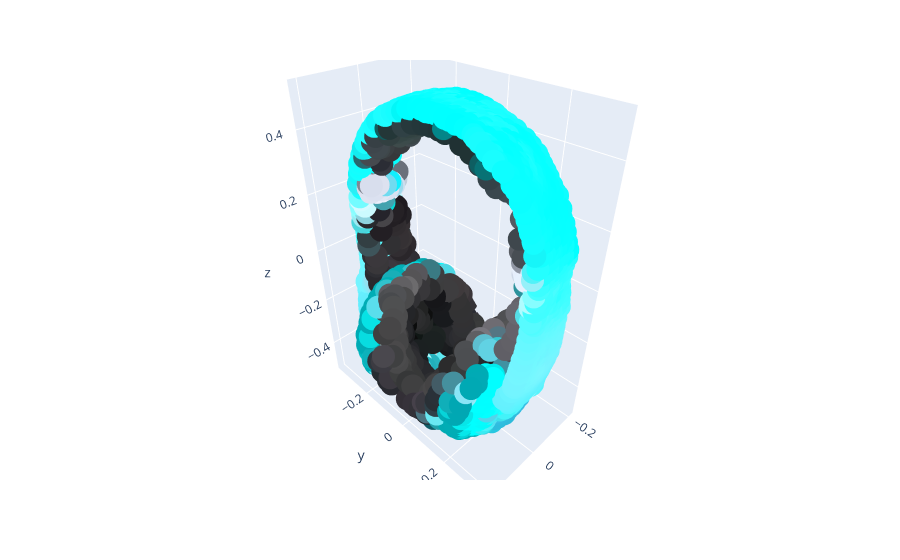

The notebook cell saved with this chart:
### Code cell
# Load an image to condition on
img_path = "/local/home/gmarsich/Desktop/Thesis/0Code_playground/pointClouds/headphones.jpg" # Fill in your image path
img = Image.open(img_path)

# Produce a sample from the model (this takes around 3 minutes on base300M)
samples = None
for x in tqdm(
    sampler.sample_batch_progressive(batch_size=1, model_kwargs=dict(images=[img]))
):
    samples = x
pc = sampler.output_to_point_clouds(samples)[0]


import plotly.express as px

def rgb_to_hex(r: float, g: float, b: float) -> str:
    """Map a [0, 1] RGB to a [0, 255] RGB hex string"""
    return ("#{:02x}{:02x}{:02x}").format(int(r * 255), int(g * 255), int(b * 255))

x, y, z = pc.coords[:, 0], pc.coords[:, 1], pc.coords[:, 2]
colors = [
    rgb_to_hex(r, g, b)
    for r, g, b in zip(pc.channels["R"], pc.channels["G"], pc.channels["B"])
]  # Create a category per color
color_map = {hex: hex for hex in colors}  # Map a color to a category
fig = px.scatter_3d(x=x, y=y, z=z, color=colors, color_discrete_map=color_map)
fig.update_traces(showlegend=False)
fig.show()
